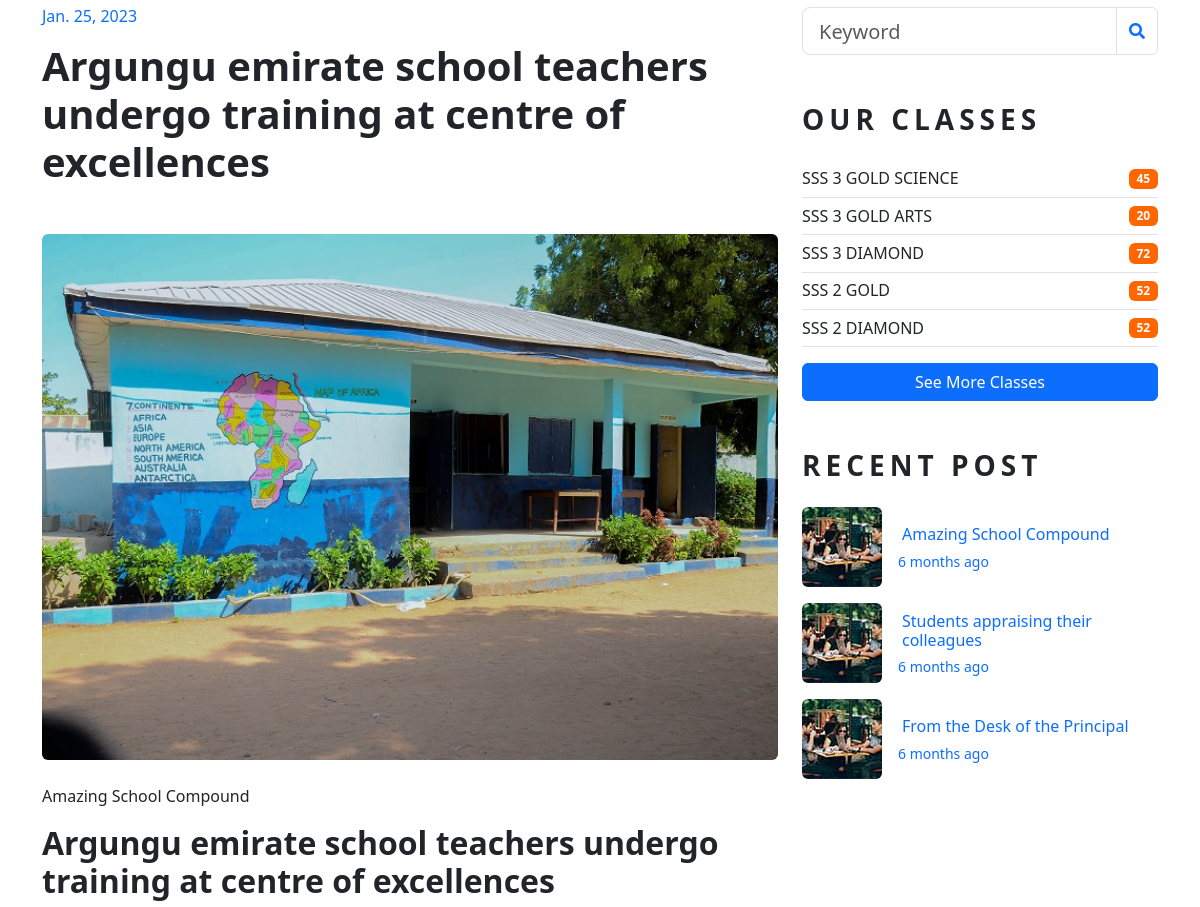
The page /single/3/ (middle part) on the database as committed earlier.
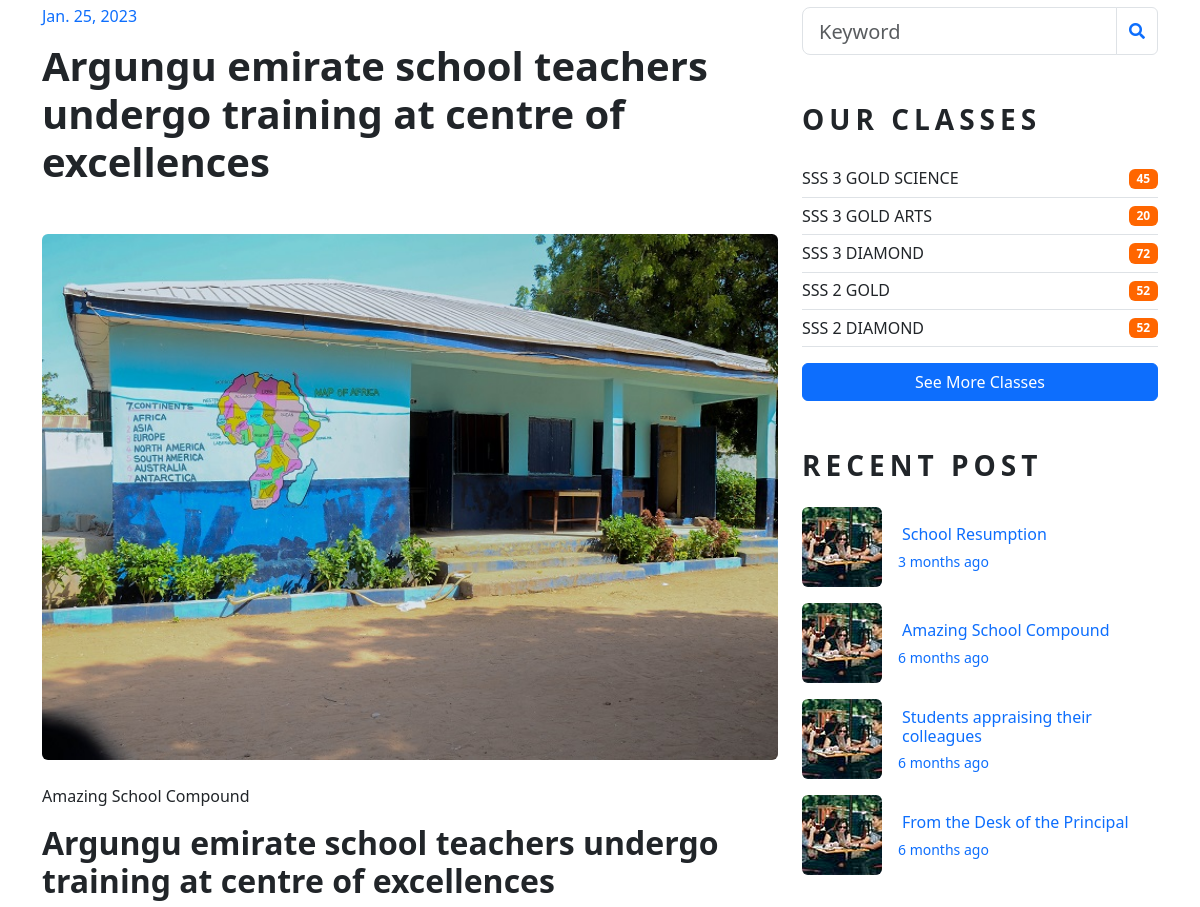
The same page on the database as committed later.
### base/models.py (models this page shows, shortened)
class Classe(models.Model):
    name = models.CharField(max_length=200)
    description = models.CharField(max_length=200)
    master = models.CharField(max_length=200, null=True, blank=True)
    detail = models.TextField(null=True, blank=True)
    snumber = models.IntegerField(null=True, blank=True)
    pict = models.ImageField(null=True, blank=True, default="course-5.jpeg")
    Created = models.DateTimeField(auto_now_add=True)

class News(models.Model):
    title = models.CharField(max_length=200)
    description = models.TextField(null=True, blank=True)
    detail = models.TextField(null=True, blank=True)
    fpict = models.ImageField(null=True, blank=True, default="DSC_1969.jpg")
    spict = models.ImageField(null=True, blank=True)
    updated = models.DateTimeField(auto_now=True)
    Created = models.DateTimeField(auto_now_add=True)

### base/views.py (the view)
# urls.py: path('single/<str:pk>/', views.single, name="Single"),
def single(request, pk):
    single = News.objects.get(id=pk)
    recent = News.objects.all().order_by('-Created')[0:5]
    clss = Classe.objects.all()[0:5]
    context = {'single':single, 'recent':recent, 'clss':clss}
    return render(request, 'base/single.html', context)

### base/templates/base/single.html (shortened to what this page needs)
{% extends 'main.html' %}
{% block content %}
    <div class="container-fluid py-5">
        <div class="container py-5">
            <div class="row">
                <div class="col-lg-8">
                    <div class="mb-5">
                        <h6 class="text-primary mb-3">{{single.Created|date}}</h6>
                        <h1 class="mb-5">{{single.description}}</h1>
                        <img class="img-fluid rounded w-100 mb-4" src="{{single.fpict.url}}" alt="Image">
                        <p>{{single.title}}</p>
                        <h2 class="mb-4">{{single.description}}</h2>
                    </div>
                </div>
                <div class="col-lg-4 mt-5 mt-lg-0">
                    <div class="mb-5">
                        <form action="">
                            <div class="input-group">
                                <input type="text" class="form-control form-control-lg" placeholder="Keyword">
                                <div class="input-group-append">
                                    <span class="input-group-text bg-transparent text-primary"><i
                                            class="fa fa-search"></i></span>
                                </div>
                            </div>
                        </form>
                    </div>
                    <div class="mb-5">
                        <h3 class="text-uppercase mb-4" style="letter-spacing: 5px;">Our Classes</h3>
                        <ul class="list-group list-group-flush">
                            {% for cl in clss %}
                            <li class="list-group-item d-flex justify-content-between align-items-center px-0">
                                <a href="" class="text-decoration-none h6 m-0">{{cl.name}}</a>
                                <span class="badge badge-primary badge-pill">{{cl.snumber}}</span>
                            </li>
                            {% endfor %}
                            <a class="btn btn-primary" data-bs-toggle="collapse" href="{% url 'Classes' %}" role="button" aria-expanded="false" aria-controls="collapseExample">
                                See More Classes
                            </a>
                        </ul>
                    </div>
                    <div class="mb-5">
                        <h3 class="text-uppercase mb-4" style="letter-spacing: 5px;">Recent Post</h3>
                        {% for i in recent %}
                        <a class="d-flex align-items-center text-decoration-none mb-3" href="{% url 'Single' i.id %}">
                            <img class="img-fluid rounded" src="img/blog-80x80.jpg" alt="">
                            <div class="pl-3">
                                <h6 class="m-1">{{i.title}}</h6>
                                <small>{{i.Created|timesince}} ago</small>
                            </div>
                        </a>
                        {% endfor %}
                    </div>
                </div>
            </div>
        </div>
    </div>
{% endblock content %}

Rows that differ between the two databases and show on the page:
added News: title "School Resumption", Created "3 months"
